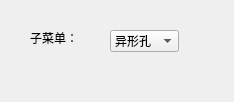
<?xml version="1.0" encoding="UTF-8"?>
<ui version="4.0">
 <class>Form</class>
 <widget class="QWidget" name="Form">
  <property name="geometry">
   <rect>
    <x>0</x>
    <y>0</y>
    <width>234</width>
    <height>102</height>
   </rect>
  </property>
  <property name="windowTitle">
   <string>子菜单界面</string>
  </property>
  <widget class="QLabel" name="label">
   <property name="geometry">
    <rect>
     <x>30</x>
     <y>30</y>
     <width>53</width>
     <height>15</height>
    </rect>
   </property>
   <property name="text">
    <string>子菜单：</string>
   </property>
  </widget>
  <widget class="QComboBox" name="comboBox">
   <property name="geometry">
    <rect>
     <x>110</x>
     <y>30</y>
     <width>69</width>
     <height>22</height>
    </rect>
   </property>
   <item>
    <property name="text">
     <string>异形孔</string>
    </property>
   </item>
   <item>
    <property name="text">
     <string>激光线</string>
    </property>
   </item>
  </widget>
 </widget>
 <resources/>
 <connections/>
</ui>
